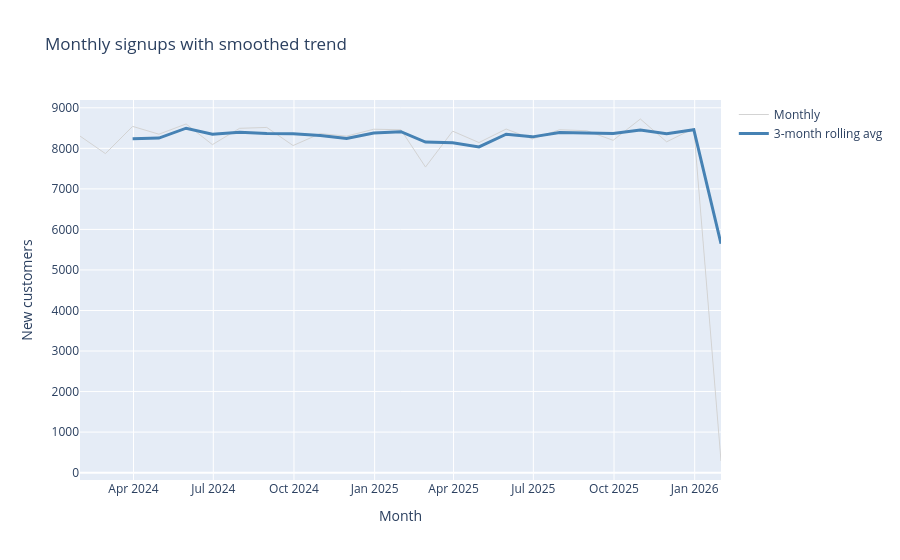

Notebook code cell kept with this figure:
### Code cell
monthly_signups['signups_smoothed'] = monthly_signups['signups'].rolling(window=3).mean()

fig_signup_layered = go.Figure()

fig_signup_layered.add_trace(go.Scatter(
    x=monthly_signups['signup_date'],
    y=monthly_signups['signups'],
    mode='lines',
    name='Monthly',
    line=dict(color='lightgray', width=1)
))

fig_signup_layered.add_trace(go.Scatter(
    x=monthly_signups['signup_date'],
    y=monthly_signups['signups_smoothed'],
    mode='lines',
    name='3-month rolling avg',
    line=dict(color='steelblue', width=3)
))

fig_signup_layered.update_layout(
    title='Monthly signups with smoothed trend',
    xaxis_title='Month',
    yaxis_title='New customers'
)
fig_signup_layered.show()
